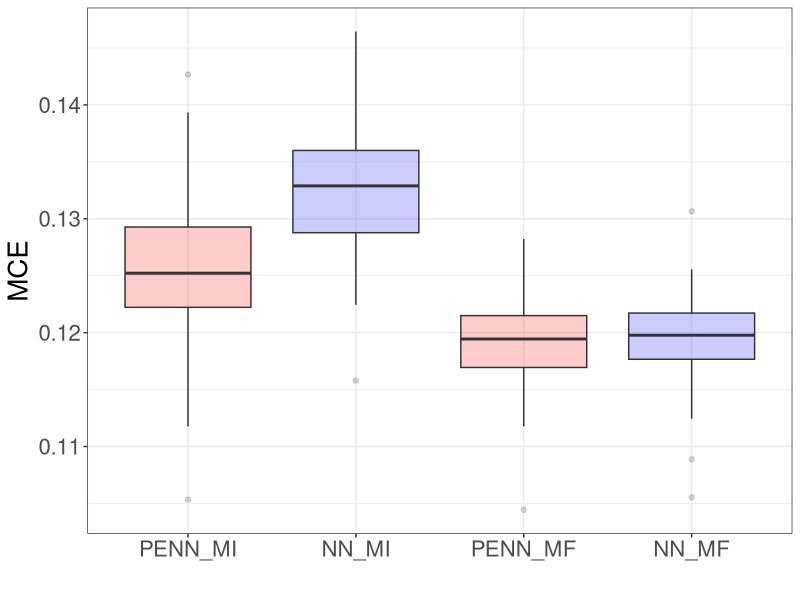

This figure's R source:
library(ggplot2)
library(tidyr)

PENN_MI = c(0.12111110985279083, 0.11177778244018555, 0.12088888883590698, 0.12577778100967407, 0.12222222238779068, 0.12466666847467422, 0.13022221624851227, 0.12955555319786072, 0.12777778506278992, 0.12222222238779068, 0.1304444521665573, 0.12288889288902283, 0.12266666442155838, 0.12666666507720947, 0.12577778100967407, 0.12955555319786072, 0.12088888883590698, 0.12511111795902252, 0.12711110711097717, 0.1304444521665573, 0.11755555868148804, 0.12399999797344208, 0.12555555999279022, 0.13377778232097626, 0.12466666847467422, 0.12466666847467422, 0.12800000607967377, 0.12288889288902283, 0.12333333492279053, 0.12044444680213928, 0.11488889157772064, 0.12622222304344177, 0.12644444406032562, 0.11533333361148834, 0.13244444131851196, 0.1393333375453949, 0.10533333569765091, 0.12844444811344147, 0.12266666442155838, 0.12533333897590637, 0.1340000033378601, 0.12511111795902252, 0.11955555528402328, 0.13466666638851166, 0.14266666769981384, 0.11733333766460419, 0.12533333897590637, 0.1322222203016281, 0.1344444453716278, 0.11755555868148804) 

NN_MI = c(0.13644444942474365, 0.12244444340467453, 0.13066667318344116, 0.1353333294391632, 0.12377777695655823, 0.13199999928474426, 0.12933333218097687, 0.12866666913032532, 0.14044444262981415, 0.1344444453716278, 0.13288888335227966, 0.1353333294391632, 0.12933333218097687, 0.1335555613040924, 0.13733333349227905, 0.1366666704416275, 0.12600000202655792, 0.13777777552604675, 0.12977777421474457, 0.1388888955116272, 0.13377778232097626, 0.12644444406032562, 0.13466666638851166, 0.13600000739097595, 0.13511110842227936, 0.13466666638851166, 0.1366666704416275, 0.12755556404590607, 0.13288888335227966, 0.12866666913032532, 0.12666666507720947, 0.12866666913032532, 0.12911111116409302, 0.1317777782678604, 0.1322222203016281, 0.14222222566604614, 0.11577777564525604, 0.13777777552604675, 0.12577778100967407, 0.12777778506278992, 0.13600000739097595, 0.1375555545091629, 0.12577778100967407, 0.1357777863740921, 0.1464444398880005, 0.1362222284078598, 0.13199999928474426, 0.13022221624851227, 0.13422222435474396, 0.1326666623353958) 

PENN_MF = c(0.12088888883590698, 0.11177778244018555, 0.11555555462837219, 0.12155555933713913, 0.11266666650772095, 0.11688888818025589, 0.12311111390590668, 0.12022222578525543, 0.12022222578525543, 0.11711110919713974, 0.11822222173213959, 0.11800000071525574, 0.11933333426713943, 0.12288889288902283, 0.11955555528402328, 0.12044444680213928, 0.11711110919713974, 0.12133333832025528, 0.1133333370089531, 0.12822222709655762, 0.11800000071525574, 0.11844444274902344, 0.11977777630090714, 0.12644444406032562, 0.12177778035402298, 0.11755555868148804, 0.12066666781902313, 0.12355555593967438, 0.12088888883590698, 0.11755555868148804, 0.11311111599206924, 0.11555555462837219, 0.11666666716337204, 0.11933333426713943, 0.12066666781902313, 0.11955555528402328, 0.10444444417953491, 0.12466666847467422, 0.11266666650772095, 0.11688888818025589, 0.12244444340467453, 0.12488888949155807, 0.11600000411272049, 0.12422222644090652, 0.12711110711097717, 0.11711110919713974, 0.11688888818025589, 0.12088888883590698, 0.12177778035402298, 0.11822222173213959) 

NN_MF = c(0.12022222578525543, 0.1088888868689537, 0.11533333361148834, 0.12000000476837158, 0.11444444209337234, 0.11755555868148804, 0.12311111390590668, 0.11800000071525574, 0.12222222238779068, 0.11555555462837219, 0.12022222578525543, 0.12133333832025528, 0.12000000476837158, 0.12311111390590668, 0.11955555528402328, 0.12088888883590698, 0.11866667121648788, 0.12155555933713913, 0.1124444454908371, 0.12555555999279022, 0.11933333426713943, 0.11933333426713943, 0.12111110985279083, 0.12244444340467453, 0.12133333832025528, 0.11911111325025558, 0.12022222578525543, 0.11933333426713943, 0.11933333426713943, 0.11644444614648819, 0.11466667056083679, 0.11888889223337173, 0.11577777564525604, 0.12222222238779068, 0.12266666442155838, 0.12177778035402298, 0.10555555671453476, 0.12177778035402298, 0.11466667056083679, 0.12088888883590698, 0.12355555593967438, 0.12422222644090652, 0.11888889223337173, 0.12111110985279083, 0.13066667318344116, 0.11733333766460419, 0.11466667056083679, 0.11911111325025558, 0.12555555999279022, 0.11800000071525574) 

Excess_Risk = data.frame('PENN_MI' = PENN_MI, 'NN_MI' = NN_MI,
                         'PENN_MF' = PENN_MF, 'NN_MF' = NN_MF)
df_long = Excess_Risk %>%
  pivot_longer(cols = everything(), names_to = "Variable", values_to = "Value")
df_long$Variable = factor(df_long$Variable, levels = c('PENN_MI', 'NN_MI', 'PENN_MF', 'NN_MF'))

ggplot(df_long, aes(x=Variable, y=Value, fill=Variable)) + geom_boxplot(alpha=0.2) + 
  xlab("") + ylab("MCE") + theme_bw() + theme(legend.position = "none", text = element_text(size = 20)) + 
  scale_fill_manual(values = c('PENN_MI' = 'red', 'NN_MI' = 'blue', 'PENN_MF' = 'red', 
                               'NN_MF' = 'blue'))
